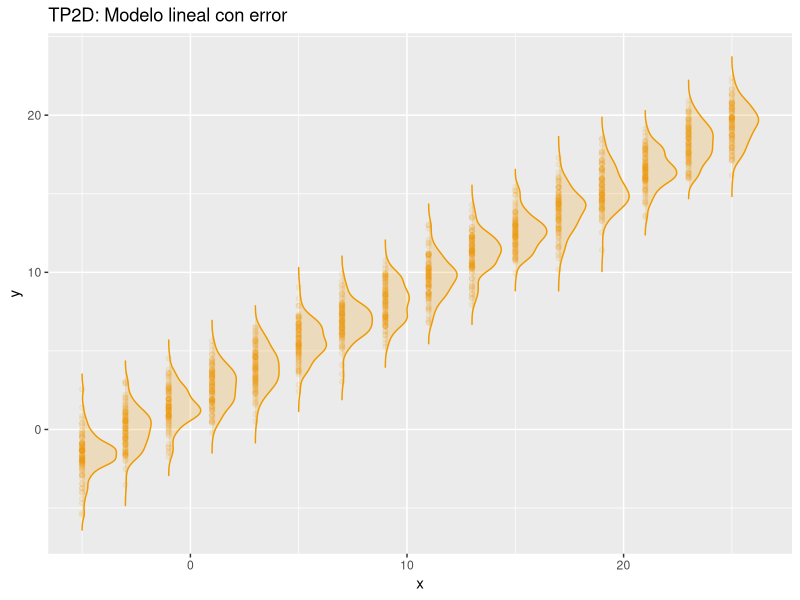
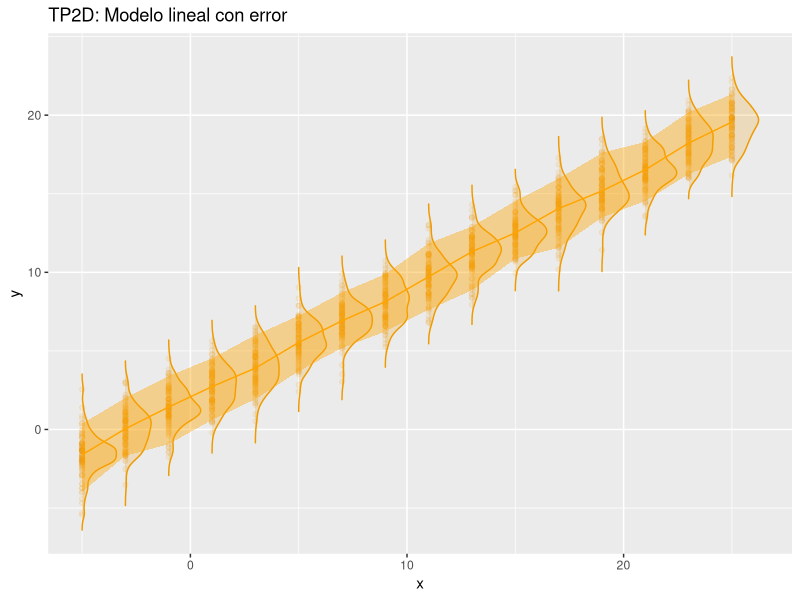
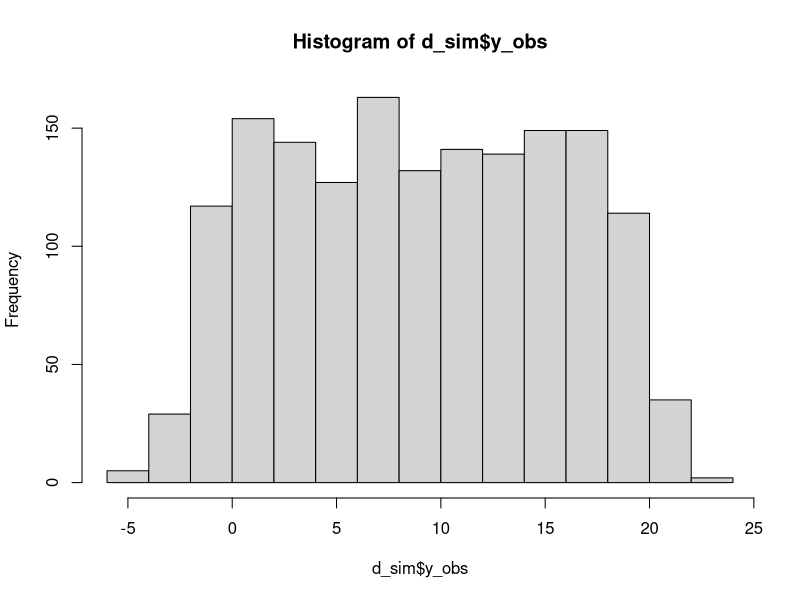
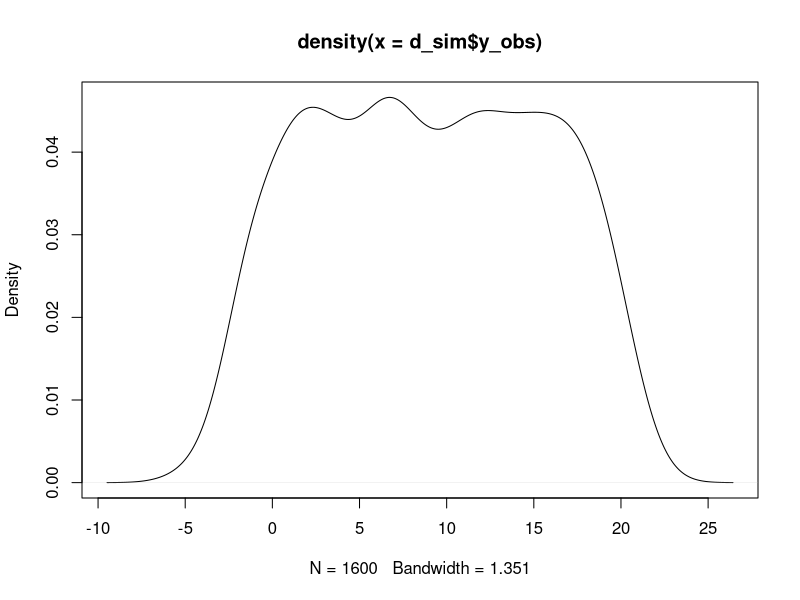

R code for these plots, in order:
## ## TP 2D: ERROR EN MODELO LINEAL - PARTE 2 ## ##

# Notas ----
# - Especifica modelo lineal con incertidumbre en la variable dependiente
# - Simula datos muchas veces para representar incertidumbre
# - Codificación: UTF-8

# Entorno ----
rm(list = ls())

# Paquetes ----
library(tidyverse)
library(ggridges)

# Definiciones ----
x <- seq(-5, 25, 2)
# x <- c(-5, -4, -3, -1, seq(9, 25, 2)) #para probar después
a <- 2 #ordenada al origen
b <- .7 #pendiente
media_error <- 0 #media del error del modelo
desvio_error <- 1.2 #desvío estándar del error del modelo
N <- length(x) #cantidad de valores de 'x' considerados
veces <- 100 #cantidad de veces que se repite la simulación

# Simular datos ----
y_media <- a + b * x

y_obs <- rnorm(N * veces, y_media, desvio_error)

# Organizar en un dataframe los datos simulados ----
d_sim <- cbind.data.frame(
  x = x,
  y_media = y_media,
  y_obs = y_obs
)

# Visualizar datos simulados ----
p <- ggplot(d_sim) +
  geom_point(aes(x, y_obs), color = "orange2", alpha = .1) +
  geom_vridgeline(aes(x, y_obs, group = x, width = after_stat(density)),
                  stat = "ydensity", alpha = 0.2, scale = 4, trim = FALSE,
                  fill = "orange2", color = "orange2") +
  labs(x = "x", y = "y", title = "TP2D: Modelo lineal con error")
p

## Resumir datos simulados
rsm_d_sim <- d_sim %>%            #resume 'd_sim'
  group_by(x) %>%                 #para cada valor de 'x'
  summarise(                      #calcula...
    mediana = median(y_obs),      #mediana de 'y_obs'
    q_05 = quantile(y_obs, .05),  #cuantil del 5% de 'y_obs'
    q_95 = quantile(y_obs, .95)   #cuantil del 95% de 'y_obs'
  )

p2 <- p +
  geom_ribbon(data = rsm_d_sim, aes(x, ymin = q_05, ymax = q_95),
              fill = "orange", color = NA, alpha = .4) +
  geom_line(data = rsm_d_sim, aes(x, mediana), color = "orange")
p2

## Distribución univariada de 'y_obs'
hist(d_sim$y_obs) #histograma
plot(density(d_sim$y_obs)) #densidad (una forma de suavizar el histograma)
